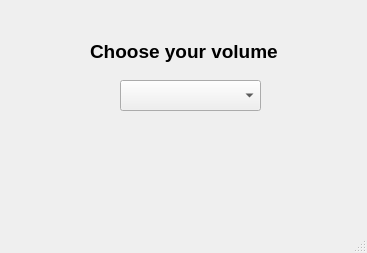
<?xml version="1.0" encoding="UTF-8"?>
<ui version="4.0">
 <class>MainWindow</class>
 <widget class="QMainWindow" name="MainWindow">
  <property name="geometry">
   <rect>
    <x>0</x>
    <y>0</y>
    <width>367</width>
    <height>253</height>
   </rect>
  </property>
  <property name="windowTitle">
   <string>MainWindow</string>
  </property>
  <widget class="QWidget" name="centralwidget">
   <widget class="QLabel" name="label">
    <property name="geometry">
     <rect>
      <x>90</x>
      <y>40</y>
      <width>195</width>
      <height>23</height>
     </rect>
    </property>
    <property name="text">
     <string>&lt;html&gt;&lt;head/&gt;&lt;body&gt;&lt;p&gt;&lt;span style=&quot; font-size:14pt; font-weight:600;&quot;&gt;Choose your volume&lt;/span&gt;&lt;/p&gt;&lt;/body&gt;&lt;/html&gt;</string>
    </property>
   </widget>
   <widget class="QComboBox" name="comboBox">
    <property name="geometry">
     <rect>
      <x>120</x>
      <y>80</y>
      <width>141</width>
      <height>31</height>
     </rect>
    </property>
   </widget>
  </widget>
  <widget class="QMenuBar" name="menubar">
   <property name="geometry">
    <rect>
     <x>0</x>
     <y>0</y>
     <width>367</width>
     <height>21</height>
    </rect>
   </property>
  </widget>
  <widget class="QStatusBar" name="statusbar"/>
 </widget>
 <resources/>
 <connections/>
</ui>
